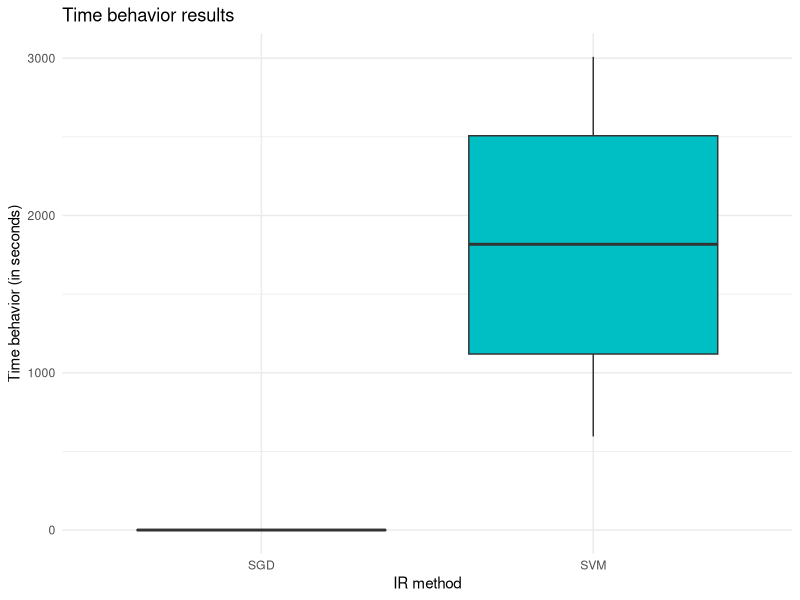

R code for this plot:
#loading library
require("ggplot2")

# selecting the current directory
setwd("/Users/tassiovale/Dropbox/PhD Thesis/trace2vary/trace_recovery/results/")

# read csv file
data <- read.csv("2018-05-09_20h15m_output.csv")

chart <- ggplot(data=data, aes(x=method, y=performance, fill=method)) +
    geom_boxplot() +
    theme_minimal() +
    ggtitle("Time behavior results") +
    labs(x="IR method", y="Time behavior (in seconds)") +
    scale_fill_discrete(guide=FALSE)

ggsave("2018-05-09_20h15m_performanceavg_chart.eps")